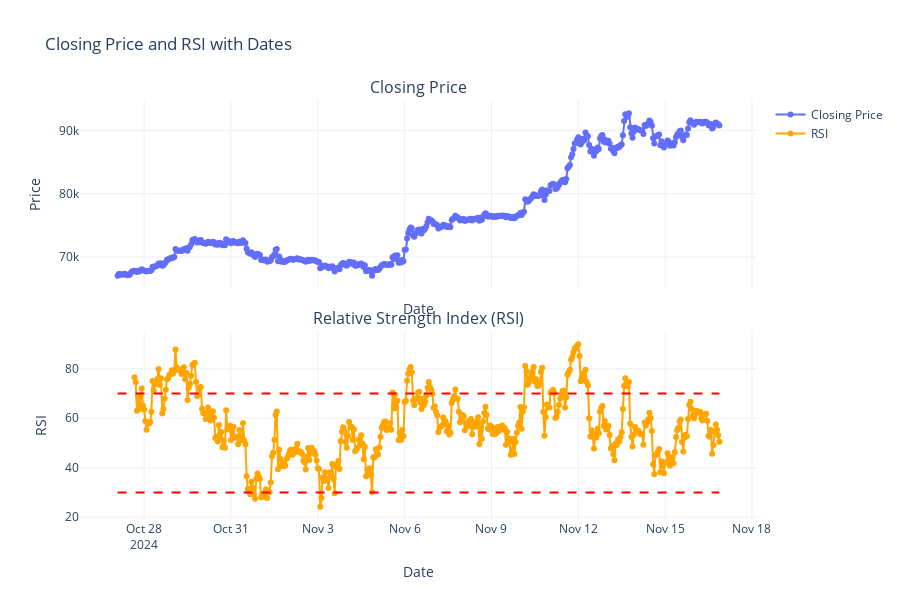

Notebook code for this chart:
### Code cell
fig = make_subplots(rows=2, cols=1, shared_xaxes=True, 
                    subplot_titles=("Closing Price", "Relative Strength Index (RSI)"),
                    vertical_spacing=0.1)


# Add the closing price to the first row with date in the hover text
fig.add_trace(
    go.Scatter(
        x=df['timestamp'], 
        y=df['close'], 
        mode='lines+markers', 
        name='Closing Price',
        hovertemplate='Date: %{x}<br>Price: %{y:.2f}'  # Tooltip with date and price
    ),
    row=1, col=1
)

# Add the RSI to the second row with date in the hover text
fig.add_trace(
    go.Scatter(
        x=df['timestamp'], 
        y=df['RSI'], 
        mode='lines+markers', 
        name='RSI', 
        line=dict(color='orange'),
        hovertemplate='Date: %{x}<br>RSI: %{y:.2f}'  # Tooltip with date and RSI
    ),
    row=2, col=1
)

# Add horizontal lines for RSI thresholds (e.g., 30 and 70)
fig.add_shape(type="line", x0=df['timestamp'].min(), x1=df['timestamp'].max(), y0=30, y1=30,
              line=dict(color="red", dash="dash"), row=2, col=1)
fig.add_shape(type="line", x0=df['timestamp'].min(), x1=df['timestamp'].max(), y0=70, y1=70,
              line=dict(color="red", dash="dash"), row=2, col=1)

# Update layout
fig.update_layout(
    title="Closing Price and RSI with Dates",
    height=600,
    xaxis_title="Date",
    yaxis_title="Price",
    xaxis2_title="Date",
    yaxis2_title="RSI",
    template="plotly_white"
)

# Show the plot
fig.show()

### Figure 1 — Plotly figure (JSON) as saved in the notebook; plotly's stock layout.template omitted (floating-point values rounded to 4 significant figures; data arrays with more than 128 entries replaced by an {"elided": "..."} marker saying what was removed)
{"data": [{"hovertemplate": "Date: %{x}<br>Price: %{y:.2f}", "mode": "lines+markers", "name": "Closing Price", "type": "scatter", "x": {"elided": "500 str values"}, "xaxis": "x", "y": {"elided": "500 float values"}, "yaxis": "y"}, {"hovertemplate": "Date: %{x}<br>RSI: %{y:.2f}", "line": {"color": "orange"}, "mode": "lines+markers", "name": "RSI", "type": "scatter", "x": {"elided": "500 str values"}, "xaxis": "x2", "y": {"elided": "500 float values"}, "yaxis": "y2"}], "layout": {"annotations": [{"font": {"size": 16}, "showarrow": false, "text": "Closing Price", "x": 0.5, "xanchor": "center", "xref": "paper", "y": 1, "yanchor": "bottom", "yref": "paper"}, {"font": {"size": 16}, "showarrow": false, "text": "Relative Strength Index (RSI)", "x": 0.5, "xanchor": "center", "xref": "paper", "y": 0.45, "yanchor": "bottom", "yref": "paper"}], "height": 600, "shapes": [{"line": {"color": "red", "dash": "dash"}, "type": "line", "x0": "2024-10-27 02:00:00", "x1": "2024-11-16 21:00:00", "xref": "x2", "y0": 30, "y1": 30, "yref": "y2"}, {"line": {"color": "red", "dash": "dash"}, "type": "line", "x0": "2024-10-27 02:00:00", "x1": "2024-11-16 21:00:00", "xref": "x2", "y0": 70, "y1": 70, "yref": "y2"}], "title": {"text": "Closing Price and RSI with Dates"}, "xaxis": {"anchor": "y", "domain": [0, 1], "matches": "x2", "showticklabels": false, "title": {"text": "Date"}}, "xaxis2": {"anchor": "y2", "domain": [0, 1], "title": {"text": "Date"}}, "yaxis": {"anchor": "x", "domain": [0.55, 1], "title": {"text": "Price"}}, "yaxis2": {"anchor": "x2", "domain": [0, 0.45], "title": {"text": "RSI"}}}}
